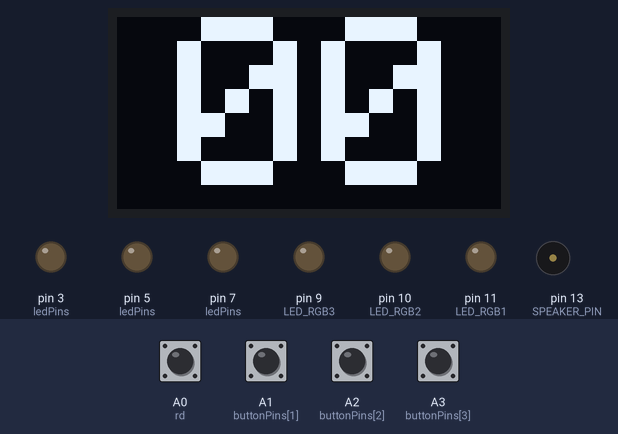
Simulated run of this sketch. Board: Arduino Uno, built with avr-gcc and run on an emulated ATmega328P. Parts: 128×64 one-colour display, output pins drawn as LEDs (lit = HIGH), buzzer (waves = sounding). The test bench sets the inputs (shaded band); at power-on: A0 (rd), A1 (buttonPins[1]), A2 (buttonPins[2]), A3 (buttonPins[3]) HIGH. Random numbers use the default seed unless the sketch sets one; pins used as bus, display or sensor lines are not drawn; what the sketch prints to the serial monitor is not drawn.

Above: at 3.2 s.
3.3 s: A1 (buttonPins[1]) pulled LOW for 0.15 s
At 5.2 s:
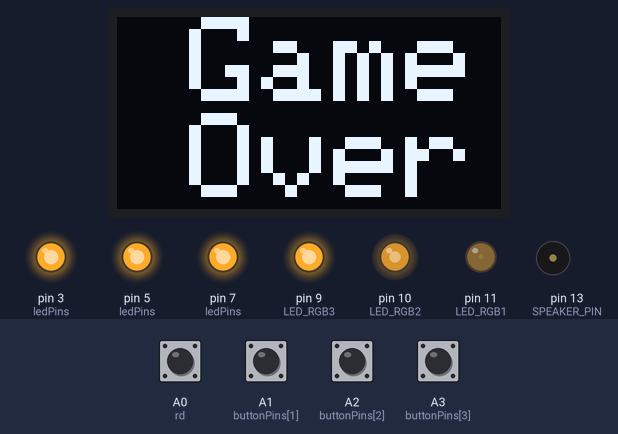
6.4 s: A3 (buttonPins[3]) pulled LOW for 1 s
At 8.3 s:
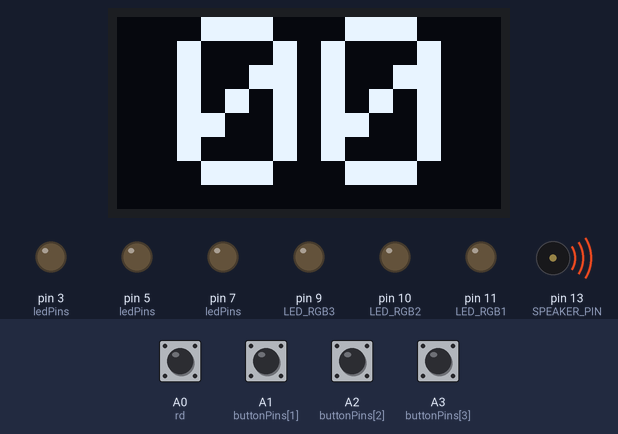
10.3 s: A0 (rd) pulled LOW for 0.15 s
At 10.82 s:
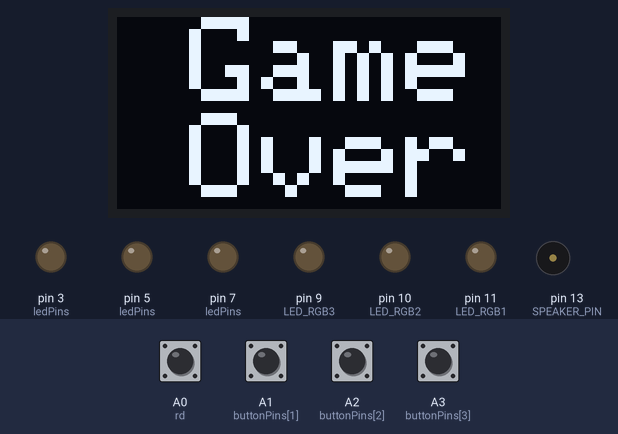
13.4 s: A0 (rd) pulled LOW for 1 s
At 14.18 s:
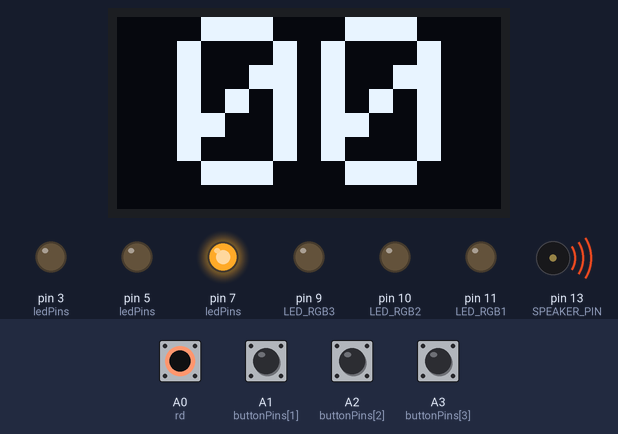
Timing chart, 0 to 17.2 s (numbered marks = the images above; inputs shaded):
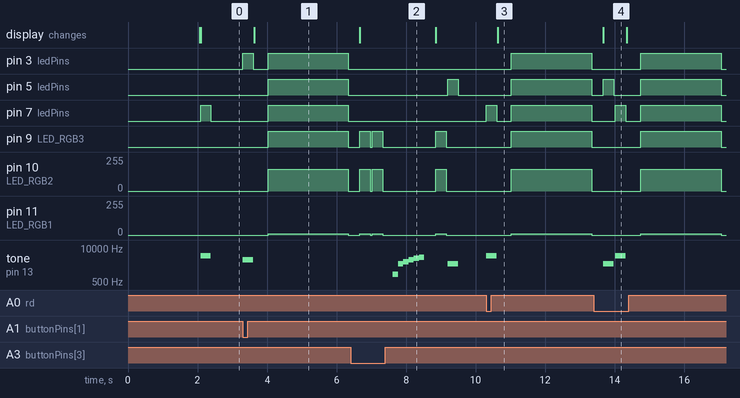

The sketch:

SIMON_SAYS.ino
```cpp
#define LED_BLUE 7
#define LED_RED 3
#define LED_RGB1 11
#define LED_RGB2 10
#define LED_RGB3 9
#define LED_GREEN 5
#define red 165
#define gre 10
#define blu 255
#include <Wire.h>
#include <Adafruit_GFX.h>
#include <Adafruit_SSD1306.h>
#define SCREEN_WIDTH 128 // OLED width,  in pixels
#define SCREEN_HEIGHT 64
#define SPEAKER_PIN 13
#include "pitches.h"
#define rd A0
// label main;
int melody[] = {
  NOTE_E7, NOTE_E7, 0, NOTE_E7,
  0, NOTE_C7, NOTE_E7, 0,
  NOTE_G7, 0, 0,  0,
  NOTE_G6, 0, 0, 0,
};
//Mario main them tempo
int tempo[] = {
  12, 12, 12, 12,
  12, 12, 12, 12,
  12, 12, 12, 12,
  12, 12, 12, 12,
};


/* Constants - define pin numbers for LEDs,
   buttons and speaker, and also the game tones: */
const uint8_t ledPins[] = {LED_BLUE, LED_RED, LED_GREEN};
const uint8_t buttonPins[] = {A0, A1, A2, A3};

#define MAX_GAME_LENGTH 100

const int gameTones[] = { 5000, 3500, 2500, 5000};

/* Global variables - store the game state */
uint8_t gameSequence[MAX_GAME_LENGTH] = {0};
uint8_t gameIndex = 0;


Adafruit_SSD1306 oled(SCREEN_WIDTH, SCREEN_HEIGHT, &Wire, -1);
/**
   Set up the Arduino board and initialize Serial communication
*/
void setup() {
  Serial.begin(9600);

  if (!oled.begin(SSD1306_SWITCHCAPVCC, 0x3C)) {
    Serial.println(F("failed to start SSD1306 OLED"));
    while (1);
  }

  delay(2000);         // wait two seconds for initializing
  oled.clearDisplay(); // clear display

  oled.setTextSize(8);
  oled.setTextColor(WHITE);
  oled.setCursor(0, 0);
  oled.println("MARVEL");
  oled.display();
  for (byte i = 0; i < 3; i++) {
    pinMode(ledPins[i], OUTPUT);
  }
  for (byte i = 0; i < 4; i++) {
    pinMode(buttonPins[i], INPUT_PULLUP);
  }
  pinMode(LED_RGB1, OUTPUT);
  pinMode(LED_RGB2, OUTPUT);
  pinMode(LED_RGB3, OUTPUT);
  pinMode(SPEAKER_PIN, OUTPUT);

  // The following line primes the random number generator.
  // It assumes pin A3 is floating (disconnected):
  randomSeed(analogRead(rd));
}

void displayScore() {
  int high = gameIndex % 100 / 10;
  int low = gameIndex % 10;
  oled.clearDisplay();
  oled.setCursor(20,0);
  if (gameIndex < 10)
  {
    oled.print("0");
  }
  oled.println(gameIndex);
  // Serial.println(gameIndex);
  oled.display();
}

/**
   Lights the given LED and plays a suitable tone
*/
void lightLedAndPlayTone(byte ledIndex) {
  if (ledIndex == 3)
  {
    analogWrite(SPEAKER_PIN, 170);
    // Serial.println(ledIndex);
    analogWrite(LED_RGB1, gre);
    analogWrite(LED_RGB2, red);
    analogWrite(LED_RGB3, blu);
    delay(300);
    analogWrite(LED_RGB1, 0);
    analogWrite(LED_RGB2, 0);
    analogWrite(LED_RGB3, 0);
    analogWrite(SPEAKER_PIN, 0);
  }
  else
  {
    tone(SPEAKER_PIN, gameTones[ledIndex]);
    digitalWrite(ledPins[ledIndex], HIGH);
    delay(300);
    digitalWrite(ledPins[ledIndex], LOW);
    noTone(SPEAKER_PIN);
  }
}

/**
   Plays the current sequence of notes that the user has to repeat
*/
void playSequence() {
  for (int i = 0; i < gameIndex; i++) {
    byte currentLed = gameSequence[i];
    lightLedAndPlayTone(currentLed);
    delay(50);
  }
}

/**
    Waits until the user pressed one of the buttons,
    and returns the index of that button
*/
byte readButtons() {
  while (true) {
    for (byte i = 0; i < 4; i++) {
      byte buttonPin = buttonPins[i];
      if (digitalRead(buttonPin) == LOW) {
        Serial.println(buttonPin);
        return i;
      }
    }
    delay(1);
  }
}

void gameOver() {
  oled.clearDisplay();
  oled.setTextSize(4);
  oled.setCursor(0, 0);
  oled.println(" Game Over ");
  oled.display();
  oled.setTextSize(8);
  delay(200);
  // Serial.println(gameIndex - 1);
  gameIndex = 0;
  delay(200);
  int size = sizeof(melody) / sizeof(int);
  for(int i=0;i<3;i++)
  {
    digitalWrite(ledPins[i],HIGH);
  }
  analogWrite(LED_RGB1, gre);
  analogWrite(LED_RGB2, red);
  analogWrite(LED_RGB3, blu);
  delay(5);
  oled.setCursor(0, 0);
  oled.println(" -- ");
  for (int thisNote = 0; thisNote < size; thisNote++) {

    // to calculate the note duration, take one second
    // divided by the note type.
    //e.g. quarter note = 1000 / 4, eighth note = 1000/8, etc.
    int noteDuration = 1000 / tempo[thisNote];

    buzz(SPEAKER_PIN, melody[thisNote], noteDuration);

    // to distinguish the notes, set a minimum time between them.
    // the note's duration + 30% seems to work well:
    int pauseBetweenNotes = noteDuration * 1.30;
    delay(pauseBetweenNotes);

    // stop the tone playing:
    buzz(SPEAKER_PIN, 0, noteDuration);
  }
  for(int i=0;i<3;i++)
  {
    digitalWrite(ledPins[i],LOW);
  }
  analogWrite(LED_RGB1, 0);
  analogWrite(LED_RGB2, 0);
  analogWrite(LED_RGB3, 0);
  delay(5);
}

void buzz(int targetPin, long frequency, long length) {
  long delayValue = 1000000 / frequency / 2; // calculate the delay value between transitions
  //// 1 second's worth of microseconds, divided by the frequency, then split in half since
  //// there are two phases to each cycle
  long numCycles = frequency * length / 1000; // calculate the number of cycles for proper timing
  //// multiply frequency, which is really cycles per second, by the number of seconds to
  //// get the total number of cycles to produce
  for (long i = 0; i < numCycles; i++) { // for the calculated length of time...
    digitalWrite(targetPin, HIGH); // write the buzzer pin high to push out the diaphram
    delayMicroseconds(delayValue); // wait for the calculated delay value
    digitalWrite(targetPin, LOW); // write the buzzer pin low to pull back the diaphram
    delayMicroseconds(delayValue); // wait again or the calculated delay value
  }

}

/**
   Get the user's input and compare it with the expected sequence.
*/
bool checkUserSequence() {
  for (int i = 0; i < gameIndex; i++) {
    byte expectedButton = gameSequence[i];
    byte actualButton = readButtons();
    lightLedAndPlayTone(actualButton);
    if (expectedButton != actualButton) {
      return false;
    }
  }

  return true;
}

/**
   Plays a hooray sound whenever the user finishes a level
*/
void playLevelUpSound() {
  tone(SPEAKER_PIN, 1000);
  delay(150);
  tone(SPEAKER_PIN, 2500);
  delay(150);
  tone(SPEAKER_PIN, 3000);
  delay(150);
  tone(SPEAKER_PIN, 3500);
  delay(150);
  tone(SPEAKER_PIN, 4000);
  delay(150);
  tone(SPEAKER_PIN, 4500);
  delay(150);
  noTone(SPEAKER_PIN);
}

/**
   The main game loop
*/
void loop() {
  displayScore();

  // Add a random color to the end of the sequence
  gameSequence[gameIndex] = random(0, 4);
  for (int i = 0; i < gameIndex-1; ++i)
  {
    int j = rand() % (gameIndex-i) + i;
    int temp = gameSequence[i];
    gameSequence[i] = gameSequence[j];
    gameSequence[j] = temp;
  }
  gameIndex++;
  if (gameIndex >= MAX_GAME_LENGTH) {
    gameIndex = MAX_GAME_LENGTH - 1;
  }

  playSequence();
  if (!checkUserSequence()) {
    gameOver();
  }

  delay(300);

  if (gameIndex > 0) {
    playLevelUpSound();
    delay(300);
  }
}
```

pitches.h
```cpp
#define NOTE_B0  31
#define NOTE_C1  33
#define NOTE_CS1 35
#define NOTE_D1  37
#define NOTE_DS1 39
#define NOTE_E1  41
#define NOTE_F1  44
#define NOTE_FS1 46
#define NOTE_G1  49
#define NOTE_GS1 52
#define NOTE_A1  55
#define NOTE_AS1 58
#define NOTE_B1  62
#define NOTE_C2  65
#define NOTE_CS2 69
#define NOTE_D2  73
#define NOTE_DS2 78
#define NOTE_E2  82
#define NOTE_F2  87
#define NOTE_FS2 93
#define NOTE_G2  98
#define NOTE_GS2 104
#define NOTE_A2  110
#define NOTE_AS2 117
#define NOTE_B2  123
#define NOTE_C3  131
#define NOTE_CS3 139
#define NOTE_D3  147
#define NOTE_DS3 156
#define NOTE_E3  165
#define NOTE_F3  175
#define NOTE_FS3 185
#define NOTE_G3  196
#define NOTE_GS3 208
#define NOTE_A3  220
#define NOTE_AS3 233
#define NOTE_B3  247
#define NOTE_C4  262
#define NOTE_CS4 277
#define NOTE_D4  294
#define NOTE_DS4 311
#define NOTE_E4  330
#define NOTE_F4  349
#define NOTE_FS4 370
#define NOTE_G4  392
#define NOTE_GS4 415
#define NOTE_A4  440
#define NOTE_AS4 466
#define NOTE_B4  494
#define NOTE_C5  523
#define NOTE_CS5 554
#define NOTE_D5  587
#define NOTE_DS5 622
#define NOTE_E5  659
#define NOTE_F5  698
#define NOTE_FS5 740
#define NOTE_G5  784
#define NOTE_GS5 831
#define NOTE_A5  880
#define NOTE_AS5 932
#define NOTE_B5  988
#define NOTE_C6  1047
#define NOTE_CS6 1109
#define NOTE_D6  1175
#define NOTE_DS6 1245
#define NOTE_E6  1319
#define NOTE_F6  1397
#define NOTE_FS6 1480
#define NOTE_G6  1568
#define NOTE_GS6 1661
#define NOTE_A6  1760
#define NOTE_AS6 1865
#define NOTE_B6  1976
#define NOTE_C7  2093
#define NOTE_CS7 2217
#define NOTE_D7  2349
#define NOTE_DS7 2489
#define NOTE_E7  2637
#define NOTE_F7  2794
#define NOTE_FS7 2960
#define NOTE_G7  3136
#define NOTE_GS7 3322
#define NOTE_A7  3520
#define NOTE_AS7 3729
#define NOTE_B7  3951
#define NOTE_C8  4186
#define NOTE_CS8 4435
#define NOTE_D8  4699
#define NOTE_DS8 4978
```

Measured:
- after the input at 3.3 s, pin 3 (ledPins): LOW → HIGH at once, → LOW 0.30 s later, → HIGH 0.43 s later, → LOW 2.3 s later; pin 5 (ledPins): LOW → HIGH after 0.73 s, → LOW 2.3 s later
- after the input at 6.4 s, pin 5 (ledPins): LOW → HIGH after 2.8 s, → LOW 0.30 s later; tone on pin 13 (SPEAKER_PIN): plays 1000 Hz for 0.15 s, 2500 Hz for 0.15 s, 3000 Hz for 0.15 s, 3500 Hz for 0.15 s, 4000 Hz for 0.15 s, 4500 Hz for 0.15 s … (7 notes in this stretch), starting after 1.2 s
- after the input at 10.3 s, pin 3 (ledPins), pin 5 (ledPins): LOW → HIGH after 0.73 s, → LOW 2.3 s later
- after the input at 13.4 s, pin 3 (ledPins), pin 9 (LED_RGB3): LOW → HIGH after 1.3 s, → LOW 2.3 s later; pin 7 (ledPins): LOW → HIGH after 0.62 s, → LOW 0.30 s later, → HIGH 0.43 s later, → LOW 2.3 s later; pin 10 (LED_RGB2): 0/255 → 165/255 after 1.3 s, → 0/255 2.3 s later; pin 11 (LED_RGB1): 0/255 → 10/255 after 1.3 s, → 0/255 2.3 s later
- what the display in image 4 shows lasts 0.6 s, from 13.7 s to 14.3 s
